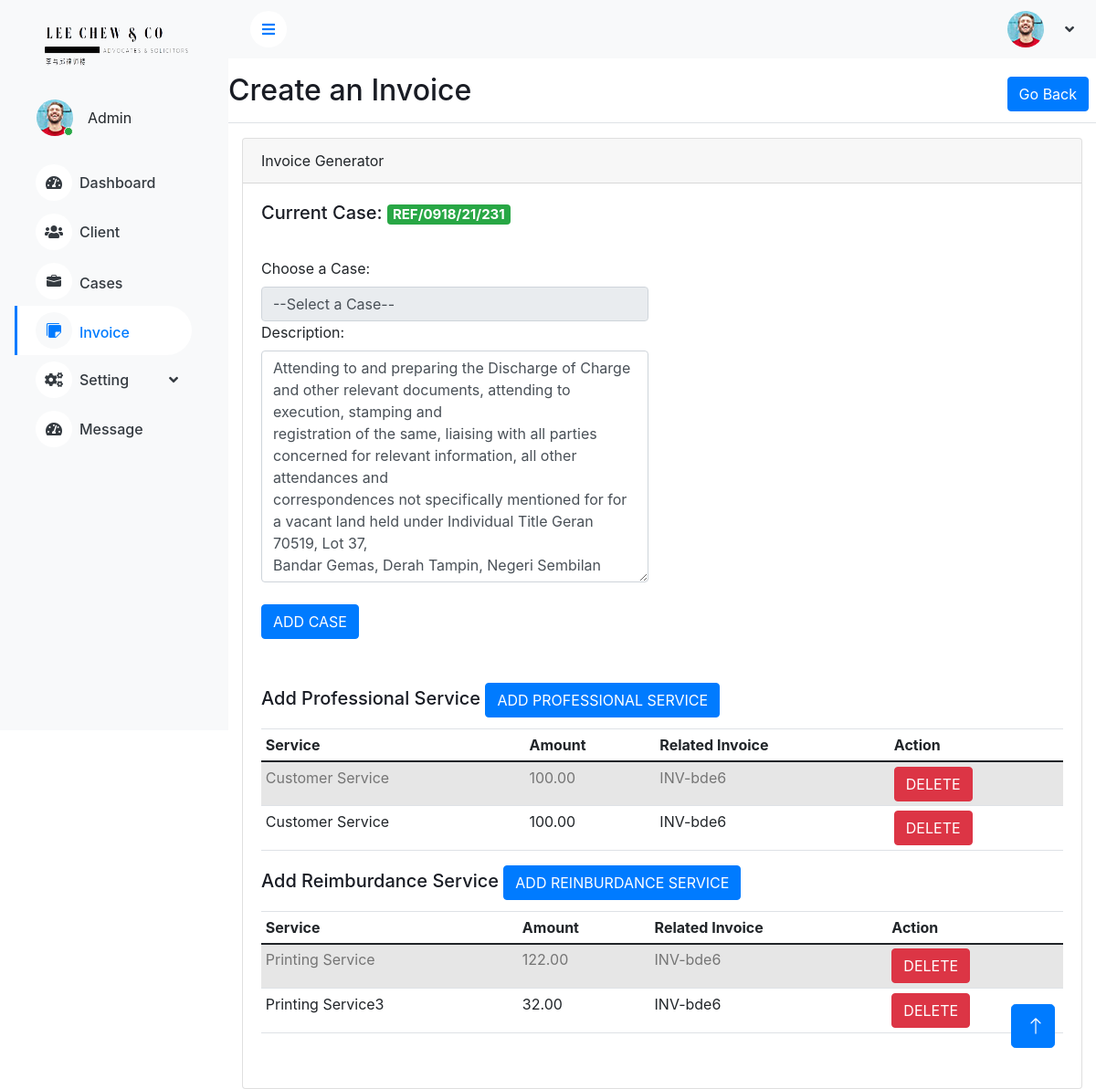
/invoices/create-build/inv-bde6-533813580f76, run on the app's committed database.
### myadmin/models.py (models this page shows, shortened)
class Invoice(models.Model):
    invoice_date_time = models.DateField(auto_now_add=True, null=True, blank=True)
    final_total = models.DecimalField(max_digits=10, decimal_places=2, null=True, blank=True)
    paid  = models.BooleanField(default=False, null=True, blank=True)
    short_descriptions = models.TextField(max_length=1000, null=True, blank=True)
    total_reimbur_service_price = models.DecimalField(max_digits=100, decimal_places=2, null=True, blank=True)
    total_prof_service_price = models.DecimalField(max_digits=100, decimal_places=2, null=True, blank=True)
    number = models.CharField(null=True, blank=True, max_length=100)
    case = models.OneToOneField(Case, blank=True, null=True, on_delete=models.SET_NULL)
    uniqueId = models.CharField(null=True, blank=True, max_length=100)
    slug = models.SlugField(max_length=500, unique=True, blank=True, null=True)
    date_created = models.DateTimeField(blank=True, null=True)
    last_updated = models.DateTimeField(blank=True, null=True)
    class Meta:
        verbose_name = "Invoice"
        verbose_name_plural = "Invoices"
    def __str__(self):
           return f"{self.case}_{self.invoice_date_time}"
    def save(self, *args, **kwargs):
        if self.date_created is None:
            self.date_created = timezone.localtime(timezone.now())
        if self.uniqueId is None:
            self.uniqueId = str(uuid4()).split('-')[4]
            self.slug = slugify('{} {}'.format(self.number, self.uniqueId))
        self.slug = slugify('{} {}'.format(self.number, self.uniqueId))
        self.last_updated = timezone.localtime(timezone.now())
        super(Invoice, self).save(*args, **kwargs)

class Case(models.Model):
    CASE_TYPE = [
    ('MISC','MISC'),
    ('CRI','CRI'),
    ('LIT','LIT'),
    ('CONV','CONV'),
    ]
    ref_no = models.CharField(max_length=255, unique=True)
    client_role = models.ForeignKey(ClientRole, on_delete=models.CASCADE)
    clients = models.ForeignKey(ClientRecord,on_delete=models.CASCADE)
    respondent_name = models.CharField(max_length=255,blank=True)
    respondent_advocate = models.CharField(max_length=255,blank=True)
    case_type = models.CharField(max_length=255, choices=CASE_TYPE)
    case_description = models.TextField(blank=True)
    sense_of_urgent = models.CharField(max_length=20)
    court_no = models.CharField(max_length=40, blank=True)
    court_type = models.ForeignKey(CourtType, on_delete=models.CASCADE, null=True, blank=True)
    judge_name =  models.CharField(max_length=100, blank=True)
    court_remark = models.TextField(blank=True)
    uniqueId = models.CharField(null=True, blank=True, max_length=100)
    slug = models.SlugField(max_length=500, unique=True, blank=True, null=True)
    date_created = models.DateTimeField(blank=True, null=True)
    last_updated = models.DateTimeField(blank=True, null=True)
    def __str__(self):
        return f"{self.ref_no}"

class ProfService(models.Model):
    prof_service = models.CharField(max_length=100)
    prof_service_price = models.DecimalField(max_digits=1000, decimal_places=2)
    invoice = models.ForeignKey(Invoice, blank=True, null=True, on_delete=models.CASCADE)
    uniqueId = models.CharField(null=True, blank=True, max_length=100)
    slug = models.SlugField(max_length=500, unique=True, blank=True, null=True)
    date_created = models.DateTimeField(blank=True, null=True)
    last_updated = models.DateTimeField(blank=True, null=True)
    class Meta:
        verbose_name = 'ProfService'
        verbose_name_plural = 'ProfService'

class ReimburService(models.Model):
    reimbur_service = models.CharField(null=True, blank=True, max_length=100)
    reimbur_service_price = models.DecimalField(max_digits=1000, decimal_places=2, null=True, blank=True)
    invoice = models.ForeignKey(Invoice, blank=True, null=True, on_delete=models.CASCADE)
    uniqueId = models.CharField(null=True, blank=True, max_length=100)
    slug = models.SlugField(max_length=500, unique=True, blank=True, null=True)
    date_created = models.DateTimeField(blank=True, null=True)
    last_updated = models.DateTimeField(blank=True, null=True)
    class Meta:
        verbose_name = 'ReimburService'
        verbose_name_plural = 'ReimburService'

### myadmin/views.py (the view, shortened to what this page needs)
# urls.py: path('invoices/create-build/<slug:slug>',views.createBuildInvoice, name='create-build-invoice'),
def createBuildInvoice(request, slug):
    try:
        invoice = Invoice.objects.get(slug=slug)
        pass
    except:
        messages.error(request, 'Something went wrong')
        return redirect('invoices')
    profService = ProfService.objects.filter(invoice=invoice)
    reimburService = ReimburService.objects.filter(invoice=invoice)
    context = {}
    context['invoice'] = invoice
    context['profService'] = profService
    context['reimburService'] = reimburService
    reimburdance_price = 0.0
    prof_price = 0.0
    for i in reimburService:
        reimburdance_price += float(i.reimbur_service_price)
    for i in profService:
        prof_price += float(i.prof_service_price)
    invoice.total_reimbur_service_price = reimburdance_price
    invoice.total_prof_service_price = prof_price
    invoice.final_total = reimburdance_price + prof_price
    invoice.save()
    if request.method == 'GET':
        prod_form  = ProfServiceForm()
        prod_form2  = ReimburServiceForm()
        inv_form = InvoiceForm(instance=invoice)
        context['prod_form'] = prod_form
        context['prod_form2'] = prod_form2
        context['inv_form'] = inv_form
        return render(request, 'main/invoice/create_invoice.html', context)

### myadmin/forms.py
class ProfServiceForm(forms.ModelForm):
    class Meta:
        model = ProfService
        fields = ['prof_service', 'prof_service_price']
        widgets = {
            'prof_service': forms.TextInput(
                attrs={
                    'class': 'form-control'
                    }
                ),
            'prof_service_price' : forms.NumberInput(
            attrs={
                'onblur' : 'findTotal_proPrice()',
                'class' : 'prof_service_price'
                }
            ),
        }

class ReimburServiceForm(forms.ModelForm):
    class Meta:
        model = ReimburService
        fields = ['reimbur_service', 'reimbur_service_price']
        widgets = {
            'service': forms.TextInput(
                attrs={
                    'class': 'form-control'
                    }
                ),
            'unit_price': forms.NumberInput(
            attrs={
                'onblur': 'findTotal_uniPrice()',
                'class' : 'unit_price'
                }
            ),
        }

### myadmin/templates/main/invoice/create_invoice.html (shortened to what this page needs)
{% extends "navigation/base.html" %} {% block content %} {% load static %}
<div class="d-flex justify-content-between flex-wrap flex-md-nowrap align-items-center pt-3 pb-2 mb-3 border-bottom">
    <h1 class="h2">Create an Invoice</h1>
    <div class="btn-toolbar mb-2 mb-md-0">
        <div class="btn-group me-2">
            <a href="{% url 'view_invoice' %}"><button type="button" class="btn btn-primary">Go Back</button></a>
        </div>
    </div>
</div>
<div class="container-fluid">
    <div class="card">
        <div class="card-header">
            Invoice Generator
        </div>
        <div class="card-body">
            <div class="row">
                <div class="col-lg-6">
                    <h5 class="card-title"> Current Case: <span class="badge bg-success">{{invoice.case.ref_no}}</span> </h5>
                    <br>
                    <div class="mb-5">
                        <form class="" action="#" method="post">
                            {% csrf_token %} {{inv_form}}
                            <br>
                            <button type="submit" class="btn btn-primary">ADD CASE</button>
                        </form>
                    </div>
                </div>
            </div>
            <div class="row">
                <div class="col-lg-12">
                    <h5 class="card-title">Add Professional Service
                        <button href="#addProductModal" type="button" class="btn btn-primary " data-bs-toggle="modal"> ADD PROFESSIONAL SERVICE </button>
                    </h5>
                    {% if products|length >= 0 %}
                    <div class="table-responsive">
                        <table class="table table-striped table-sm">
                            <thead>
                                <tr>
                                    <th>Service</th>
                                    <th>Amount</th>
                                    <th>Related Invoice</th>
                                    <th>Action</th>
                                </tr>
                            </thead>
                            <tbody>
                                {% for product in profService %}
                                <tr>
                                    <td>{{product.prof_service}}</td>
                                    <td>{{product.prof_service_price}}</td>
                                    <td>{{product.invoice.number}}</td>
                                    <td><a href="{% url 'delete_prof' slug=product.slug%}?next={{ request.path|urlencode }}"><button class="btn btn-danger"> DELETE </button></a></td>
                                </tr>
                                {% endfor %}
                            </tbody>
                        </table>
                    </div>
                    {% endif %}
                </div>
                <div class="col-lg-12">
                    <h5 class="card-title">Add Reimburdance Service
                        <button href="#addProduct2Modal" type="button" class="btn btn-primary" data-bs-toggle="modal"> ADD REINBURDANCE SERVICE </button>
                    </h5>
                    {% if products2|length >= 0 %}
                    <div class="table-responsive">
                        <table class="table table-striped table-sm">
                            <thead>
                                <tr>
                                    <th>Service</th>
                                    <th>Amount</th>
                                    <th>Related Invoice</th>
                                    <th>Action</th>
                                </tr>
                            </thead>
                            <tbody>
                                {% for product in reimburService %}
                                <tr>
                                    <td>{{product.reimbur_service}}</td>
                                    <td>{{product.reimbur_service_price}}</td>
                                    <td>{{product.invoice.number}}</td>
                                    <td><a href="{% url 'delete_reimbur' slug=product.slug%}?next={{ request.path|urlencode }}"><button class="btn btn-danger"> DELETE </button></a></td>
                                </tr>
                                {% endfor %}
                            </tbody>
                        </table>
                    </div>
                    {% endif %}
                </div>
            </div>
            <br>
        </div>
    </div>
</div>
{% endblock %}

### myadmin/static/css/style.css (style rules this page uses)
:root { --primary: #009CFF; --light: #F3F6F9; --dark: #191C24; }
.btn { transition: .5s; }
.btn.btn-primary { color: #FFFFFF; }

### myadmin/static/css/datatables.css (style rules this page uses)
:root { --dt-row-selected: 13, 110, 253; --dt-row-selected-text: 255, 255, 255; --dt-row-selected-link: 9, 10, 11; --dt-row-stripe: 0, 0, 0; --dt-row-hover: 0, 0, 0; --dt-column-ordering: 0, 0, 0; --dt-html-background: white; }

### data on the page
Invoice: case.ref_no "REF/0918/21/231", case "--Select a Case--", short_descriptions "Attending to and preparing the Discharge of Charge and other relevant documents, attending to execution, stamping and registration of the same, liaising with all parties concerned for relevant information, all other attendances and correspondences not specifically mentioned for for a vacant land held under Individual Title Geran 70519, Lot 37, Bandar Gemas, Derah Tampin, Negeri Sembilan"
ProfService: prof_service "Customer Service", prof_service_price "100.00", invoice.number "INV-bde6"
ProfService: prof_service "Customer Service", prof_service_price "100.00", invoice.number "INV-bde6"
ReimburService: reimbur_service "Printing Service", reimbur_service_price "122.00", invoice.number "INV-bde6"
ReimburService: reimbur_service "Printing Service3", reimbur_service_price "32.00", invoice.number "INV-bde6"
